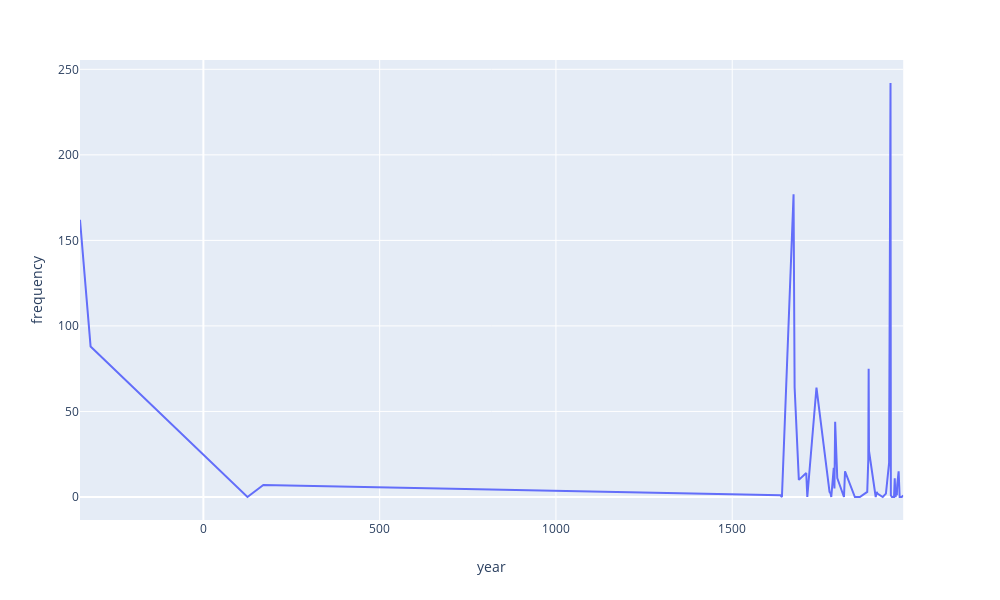

Notebook code for this chart:
### Code cell
fig = px.line(year_df, x='year', y='frequency', width=1000)
fig.show()

### Figure 1 — Plotly figure (JSON) as saved in the notebook; plotly's stock layout.template omitted (floating-point values rounded to 4 significant figures)
{"data": [{"hoverlabel": {"namelength": 0}, "hovertemplate": "year=%{x}<br>frequency=%{y}", "legendgroup": "", "line": {"color": "#636efa", "dash": "solid"}, "mode": "lines", "name": "", "showlegend": false, "type": "scatter", "x": [-350, -320, 125, 170, 1637, 1641, 1674, 1677, 1689, 1710, 1713, 1739, 1776, 1779, 1781, 1788, 1790, 1792, 1798, 1807, 1817, 1820, 1848, 1862, 1883, 1886, 1887, 1888, 1907, 1910, 1912, 1921, 1927, 1936, 1945, 1949, 1950, 1953, 1959, 1961, 1963, 1966, 1967, 1968, 1972, 1975, 1981, 1985], "xaxis": "x", "y": [162, 88, 0, 7, 1, 0, 177, 64, 10, 14, 0, 64, 3, 2, 0, 17, 5, 44, 11, 6, 0, 15, 0, 0, 3, 22, 75, 27, 0, 3, 2, 1, 0, 2, 20, 242, 1, 0, 0, 11, 0, 2, 1, 7, 15, 0, 0, 1], "yaxis": "y"}], "layout": {"height": 600, "legend": {"tracegroupgap": 0}, "margin": {"t": 60}, "width": 1000, "xaxis": {"anchor": "y", "domain": [0, 0.98], "title": {"text": "year"}}, "yaxis": {"anchor": "x", "domain": [0, 1], "title": {"text": "frequency"}}}}
